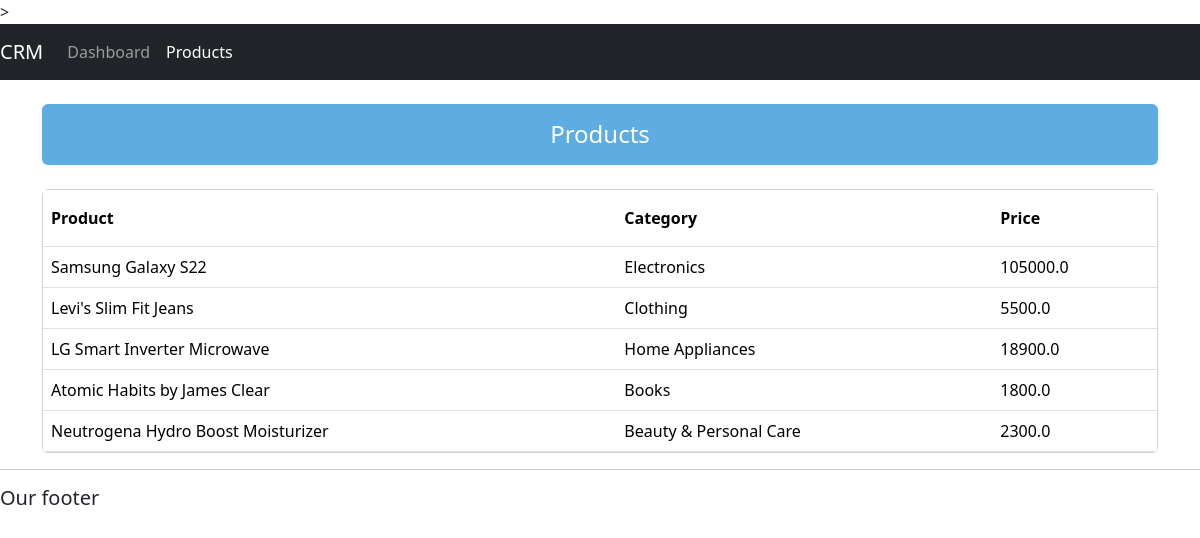
Screenshot of /products/ with the database file from the repository.
### accounts/models.py (models this page shows, shortened)
class Product(models.Model):
    PRODUCT_CATEGORY = [
        ('Electronics', 'Electronics'),
        ('Clothing', 'Clothing'),
        ('Home Appliances', 'Home Appliances'),
        ('Books', 'Books'),
        ('Beauty & Personal Care', 'Beauty & Personal Care')
    ]
    name = models.CharField(max_length= 100, null = True)
    price = models.FloatField(null= True)
    category = models.CharField(max_length= 200, null = True, choices= PRODUCT_CATEGORY)
    description = models.CharField(max_length= 500, null= True)
    date_created = models.DateTimeField(auto_now_add= True, null= True)

### accounts/views.py (the view)
# urls.py: path('products/', views.products, name= 'products'),
def products(request):
    products = Product.objects.all()
    return render(request, 'accounts/products.html',{'products':products})

### accounts/templates/accounts/products.html
{% extends "accounts/base.html" %}
{% block content %}
<div class="container mt-4">
  <div class="mb-4">
    <div class="p-3 text-white text-center rounded" style="background-color: #5dade2;">
      <h4 class="m-0">Products</h4>
    </div>
  </div>
  <div class="card rounded">
    <div class="card-body p-0">
      <table class="table mb-0">
        <thead style="background-color: #a9cce3;" class="text-dark">
          <tr>
            <th class="py-3 text-start">Product</th>
            <th class="py-3 text-start">Category</th>
            <th class="py-3 text-start">Price</th>
          </tr>
        </thead>
        <tbody>
          {% for i in products %}
          <tr>
            <td class="text-start">{{ i.name }}</td>
            <td class="text-start">{{ i.category }}</td>
            <td class="text-start">{{ i.price }}</td>
          </tr>
          {% endfor %}
        </tbody>
      </table>
    </div>
  </div>
</div>
{% endblock %}

### rows the page displays
Product: name "Samsung Galaxy S22", category "Electronics", price "105000.0"
Product: name "Levi's Slim Fit Jeans", category "Clothing", price "5500.0"
Product: name "LG Smart Inverter Microwave", category "Home Appliances", price "18900.0"
Product: name "Atomic Habits by James Clear", category "Books", price "1800.0"
Product: name "Neutrogena Hydro Boost Moisturizer", category "Beauty & Personal Care", price "2300.0"
